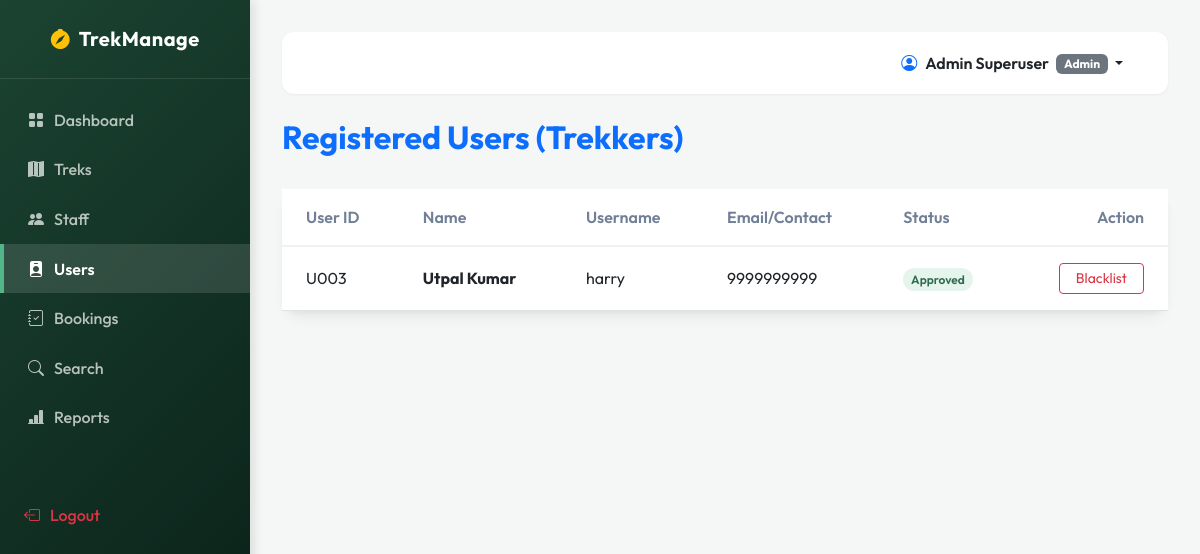
Page /admin/users (signed in) on the committed database.
### models.py (models this page shows, shortened)
class User(db.Model):
    __tablename__ = 'users'
    id = db.Column(db.Integer, primary_key=True)
    username = db.Column(db.String(80), unique=True, nullable=False)
    password_hash = db.Column(db.String(200), nullable=False)
    name = db.Column(db.String(100), nullable=False)
    contact_details = db.Column(db.String(200), nullable=True)
    role = db.Column(db.String(20), nullable=False) # 'admin', 'staff', 'user'
    status = db.Column(db.String(20), nullable=False, default='approved') # 'pending', 'approved', 'blacklisted'
    assigned_treks = db.relationship('Trek', backref='assigned_staff', lazy=True)
    bookings = db.relationship('Booking', backref='user', lazy=True)

### blueprints/admin.py (the view)
@admin_bp.route('/users')
@admin_required
def users():
    users_list = User.query.filter_by(role='user').all()
    return render_template(
        'admin_users.html',
        active_page='admin_users',
        users_list=users_list
    )

### blueprints/admin.py (called while the page is built)
def admin_required(f):
    @wraps(f)
    def decorated_function(*args, **kwargs):
        if session.get('role') != 'admin':
            flash('Access denied. Admin privileges required.', 'danger')
            return redirect(url_for('auth.login'))
        return f(*args, **kwargs)
    return decorated_function

### templates/admin_users.html (shortened to what this page needs)
{% extends "base.html" %}
{% block content %}
<div class="container-fluid px-0">
    <div class="d-flex justify-content-between align-items-center mb-4">
        <h2 class="fw-bold text-primary">Registered Users (Trekkers)</h2>
    </div>
    <div class="card custom-table-card">
        <div class="table-responsive">
            <table class="table align-middle">
                <thead>
                    <tr>
                        <th>User ID</th>
                        <th>Name</th>
                        <th>Username</th>
                        <th>Email/Contact</th>
                        <th>Status</th>
                        <th class="text-end">Action</th>
                    </tr>
                </thead>
                <tbody>
                    {% for user in users_list %}
                        <tr>
                            <td>U{{ "%03d" | format(user.id) }}</td>
                            <td><strong>{{ user.name }}</strong></td>
                            <td>{{ user.username }}</td>
                            <td>{{ user.contact_details }}</td>
                            <td>
                                <span class="badge-status {% if user.status == 'approved' %}badge-open{% else %}badge-closed{% endif %}">
                                    {{ user.status | capitalize }}
                                </span>
                            </td>
                            <td class="text-end">
                                <form action="{{ url_for('admin.blacklist_user', user_id=user.id) }}" method="POST" class="d-inline" onsubmit="return confirm('Are you sure you want to change this user\'s block status?');">
                                    {% if user.status == 'blacklisted' %}
                                        <button type="submit" class="btn btn-outline-success btn-sm px-3">Un-Blacklist</button>
                                    {% else %}
                                        <button type="submit" class="btn btn-outline-danger btn-sm px-3">Blacklist</button>
                                    {% endif %}
                                </form>
                            </td>
                        </tr>
                    {% else %}
                        <tr>
                            <td colspan="6" class="text-center text-muted py-4">No registered users found.</td>
                        </tr>
                    {% endfor %}
                </tbody>
            </table>
        </div>
    </div>
</div>
{% endblock %}

### static/css/custom.css (style rules this page uses)
:root { --primary-color: #1b4332; --primary-light: #2d6a4f; --primary-lighter: #40916c; --secondary-color: #52b788; --accent-color: #74c69d; --bg-light: #f4f7f6; --text-dark: #2d3748; --sidebar-width: 250px; --card-shadow: 0 10px 15px -3px rgba(0, 0, 0, 0.05), 0 4px 6px -2px rgba(0, 0, 0, 0.05); --card-shadow-hover: 0 20px 25px -5px rgba(0, 0, 0, 0.1), 0 10px 10px -5px rgba(0, 0, 0, 0.04); }
body { font-family: 'Outfit', -apple-system, BlinkMacSystemFont, "Segoe UI", Roboto, "Helvetica Neue", Arial, sans-serif; background-color: var(--bg-light); color: var(--text-dark); }
.custom-table-card { background: #fff; border-radius: 16px; box-shadow: var(--card-shadow); border: none; margin-bottom: 2rem; }
.table { margin-bottom: 0; }
.table th { font-weight: 600; color: #718096; border-top: none; border-bottom: 2px solid #edf2f7; padding: 1rem 1.5rem; }
.table td { padding: 1rem 1.5rem; vertical-align: middle; border-top: 1px solid #edf2f7; }
.badge-status { padding: 0.35em 0.65em; font-size: 0.75rem; font-weight: 600; border-radius: 30px; }
.badge-open { background-color: rgba(82, 183, 136, 0.15); color: #2d6a4f; }

### rows in the picture
User: id "003", name "Utpal Kumar", username "harry", contact_details "9999999999", status "Approved", shows "Blacklist"

### other values in the picture
{{ session.get('name') }} "Admin Superuser"
{{ session.get('role') | capitalize }} "Admin"
